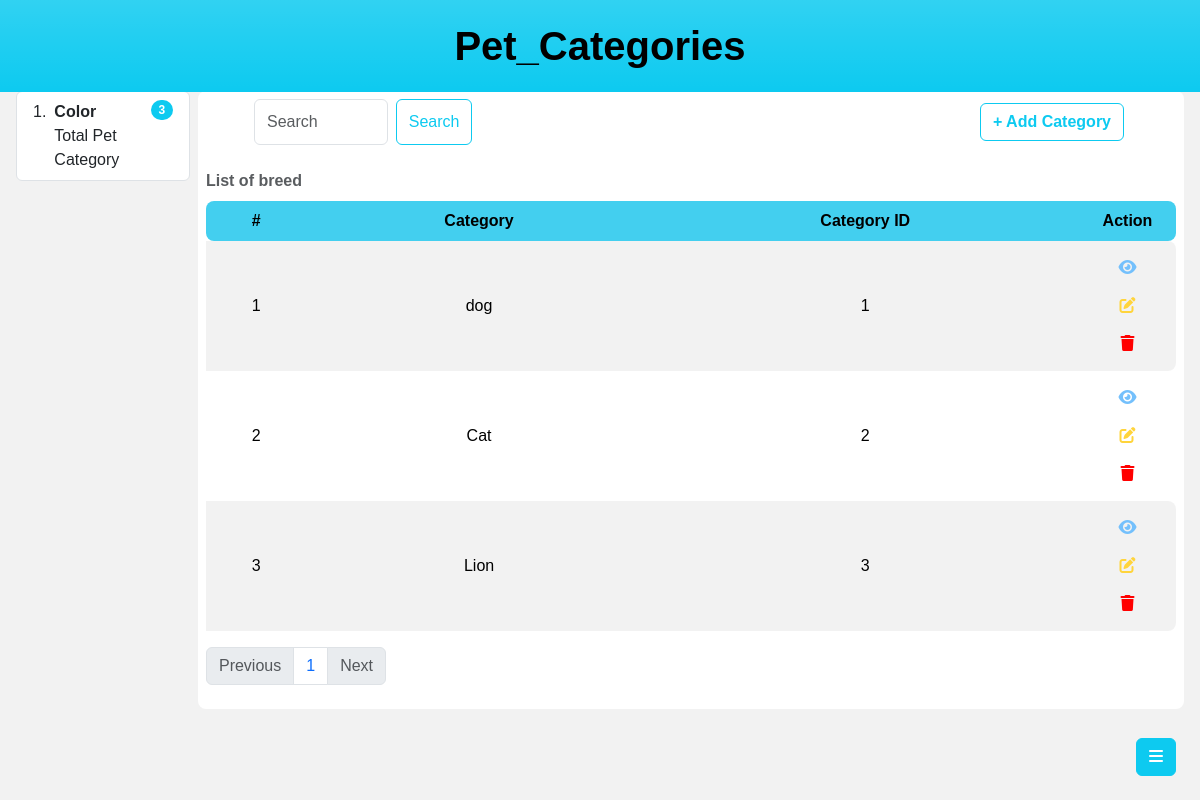
Screenshot of /admin/?view=Pet_Categories (signed in) with the database file from the repository.
### tables this page shows
CREATE TABLE IF NOT EXISTS `pet_category` (
  `id` int NOT NULL AUTO_INCREMENT,
  `name` varchar(30) NOT NULL,
  PRIMARY KEY (`id`)
);

### admin/models/pdo.php (called while the page is built, shortened)
<?php
function pdo_get_connection(){
    $db = "mysql:host=localhost;dbname=petshop;charset=utf8";
    $username = 'root';
    $password = '';
    $conn = new PDO($db, $username, $password);
    $conn->setAttribute(PDO::ATTR_ERRMODE, PDO::ERRMODE_EXCEPTION);
    return $conn;
}
function pdo_query($sql){
    $sql_args = array_slice(func_get_args(), 1);
    try{
        $conn = pdo_get_connection();
        $stmt = $conn->prepare($sql);
        $stmt->execute($sql_args);
        $rows = $stmt->fetchAll();
        return $rows;
    }
    catch(PDOException $e){
        throw $e;
    }
    finally{
        unset($conn);
    }
}

### admin/models/petCategory.php (called while the page is built, shortened)
<?php
require_once "pdo.php";
function getPetCategory()
{
    $sql = "SELECT * FROM pet_category";
    return pdo_query($sql);
}
function getPetCategoryByPage($page, $pageSize)
{
    $firstIndex = ($page - 1) * $pageSize;
    $sql = "SELECT * FROM pet_category LIMIT $firstIndex, $pageSize";
    return pdo_query($sql);
}

### admin/views/petCategory.php (the view, shortened to what this page needs)
<div class="container-fluid d-flex gap-2 p-3">
    <div class="admin-side-container rounded-3">
        <ol class="list-group list-group-numbered">
            <li class="list-group-item d-flex justify-content-between align-items-start">
                <div class="ms-2 me-auto">
                    <div class="fw-bold">Color</div>
                    Total Pet Category
                </div>
                <span class="badge text-bg-info text-white rounded-pill">
                    <?= count($listPetCategory); ?>
                </span>
            </li>
        </ol>
    </div>
    <div class="admin-main-container bg-white p-2 rounded-3">
        <div class="d-flex  justify-content-between px-5 pb-3">
            <form class="d-flex w-25" role="search">
                <input class="form-control me-2" type="search" placeholder="Search" aria-label="Search">
                <button class="btn btn-outline-info" type="submit">Search</button>
            </form>
            <button type="button" class="btn btn-outline-info fw-bold m-1 float-end" data-bs-toggle="modal" data-bs-target="#add<?= $view ?>">
                + Add Category
            </button>
        </div>
        <table class="table table-hover caption-top table-borderless table-striped table-hover text-center align-middle">
            <caption class="fw-bold">List of breed</caption>
            <thead>
                <tr>
                    <th scope="col" class="table-bg rounded-start-3">#</th>
                    <th scope="col" class="table-bg">Category</th>
                    <th scope="col" class="table-bg">Category ID</th>
                    <th scope="col" class="table-bg rounded-end-3">Action</th>
                </tr>
            </thead>
            <tbody class=" fw-medium">
                <?php
                foreach ($listPetCategoryPage as $key => $x) { ?>
                    <tr>
                        <td><?= $key + 1 ?></td>
                        <td><?= $x['name'] ?></td>
                        <td><?= $x['id'] ?></td>
                        <td style="width: 10%;" class="rounded-end-3">
                            <button class="btn"><i class="fa-solid fa-eye" style="color: #74C0FC;"></i></button>
                            <a href="/admin/?view=Pet_Categories&edit=<?= $x['id'] ?>" class="btn"><i class="fa-solid fa-pen-to-square" style="color: #FFD43B;"></i></a>
                            <form action="./controllers/category/petCategory/delete.php" method="post">
                                <button class="btn" type="submit" name="delete"><i class="fa-solid fa-trash" style="color: #ff0000;"></i></button>
                            </form>
                        </td>
                    </tr>
                <?php } ?>
            </tbody>
        </table>
        <nav aria-label="Page navigation example">
            <ul class="pagination">
                <li class="page-item <?php if ($currentPage <= 1) echo 'disabled' ?>">
                    <a class="page-link" href="/admin/?view=<?= $view . "&page=" . $currentPage - 1 ?>">
                        Previous
                    </a>
                </li>
                <?php for ($i = 1; $i <= $totalPage; $i++) : ?>
                    <li class="page-item"><a class="page-link" href="/admin/?view=<?= $view . "&page=" . $i ?>"><?= $i ?></a></li>
                <?php endfor; ?>
                <li class="page-item <?php if ($currentPage == $totalPage) echo 'disabled' ?>">
                    <a class="page-link" href="/admin/?view=<?= $view . "&page=" . $currentPage + 1 ?>">
                        Next
                    </a>
                </li>
            </ul>
        </nav>
    </div>
</div>

### admin/style.css (style rules this page uses)
.admin-side-container { width: 15%; }
.admin-main-container { width: 85%; }

### admin/index.php (style rules this page uses)
body { background-color: #f2f2f2; font-family: 'Lexend', sans-serif; }
.table-bg { background-color: #43cfef !important; }

### rows the page displays
pet_category: name "dog", id "1"
pet_category: name "Cat", id "2"
pet_category: name "Lion", id "3"

### other values shown
$view "Pet_Categories"
count($listPetCategory) "3"
